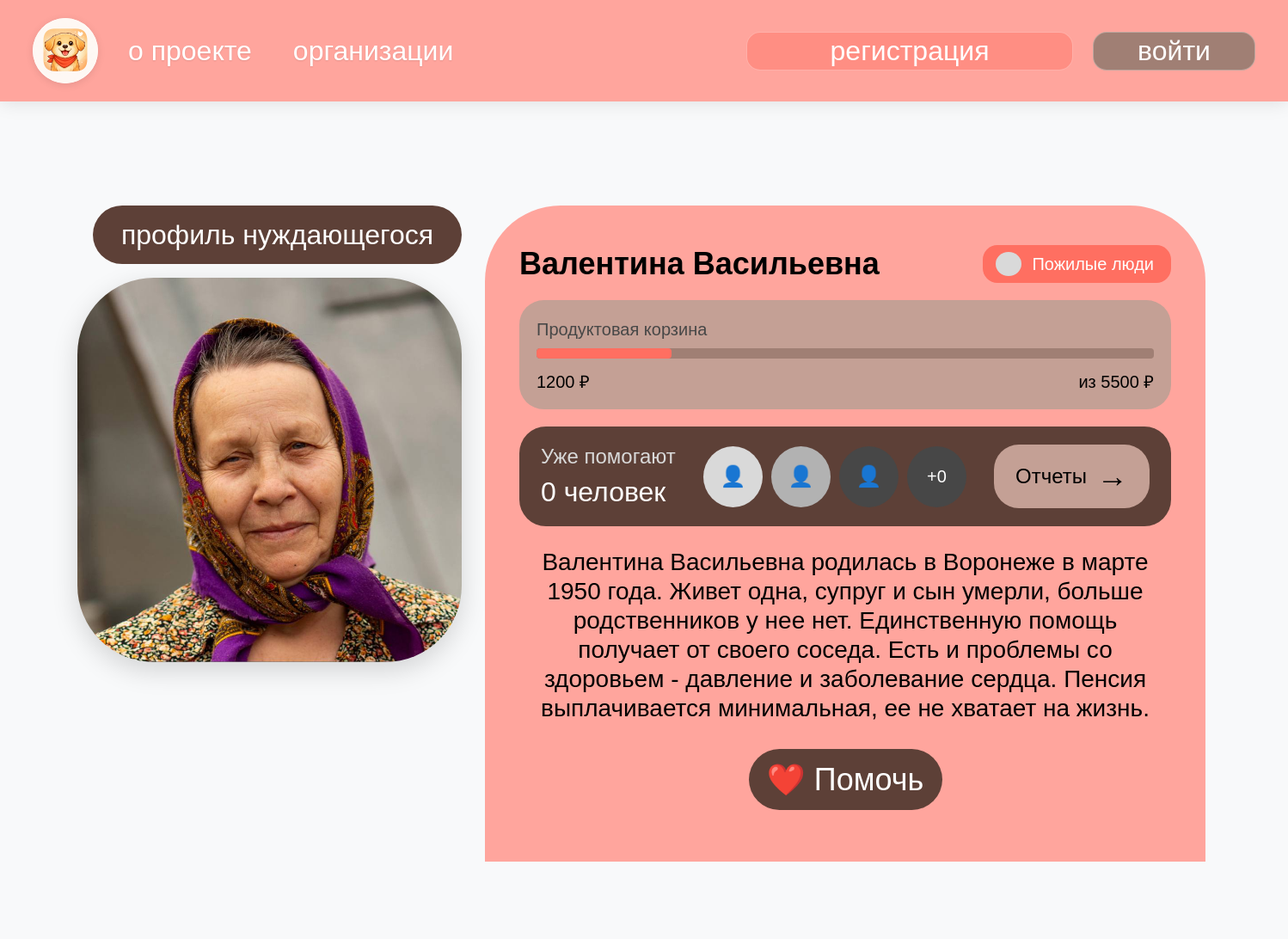
The page /needy/1 on the database as committed earlier.
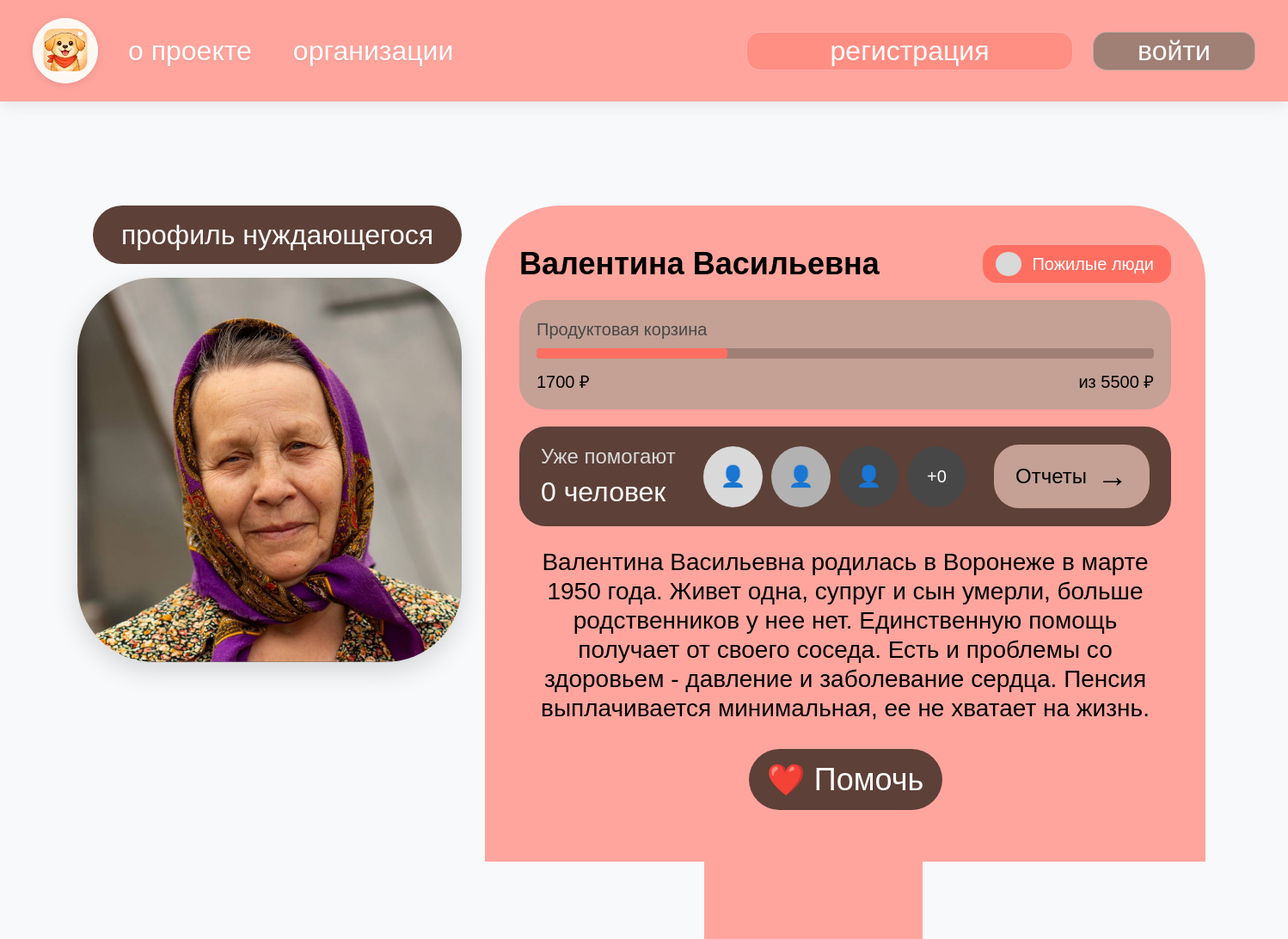
The same page on the database as committed later.
### tables this page shows
CREATE TABLE needies (id INTEGER PRIMARY KEY AUTOINCREMENT UNIQUE NOT NULL, name TEXT NOT NULL, tag TEXT NOT NULL, photo TEXT NOT NULL, description TEXT, address TEXT, funds_collected REAL DEFAULT 0 NOT NULL, help_info TEXT NOT NULL, lat TEXT, lng TEXT, created_by INTEGER REFERENCES users (id), created_at TEXT, is_active INTEGER DEFAULT (1), urgency_level INTEGER DEFAULT (2), status TEXT DEFAULT pending, organization_id INTEGER REFERENCES users (id), goal INTEGER, collection_status TEXT DEFAULT "active", completed_date TEXT, last_reset_date TEXT, reset_day INTEGER DEFAULT 1, report_created INTEGER DEFAULT 0, report_id INTEGER);

### app.py (the view)
@app.route('/needy/<int:id>')
def needy_profile(id):
    with sqlite3.connect(DB_NAME) as conn:
        c = conn.cursor()
        c.execute('''SELECT n.id, n.name, n.tag, n.photo, n.description, n.address,
                            n.funds_collected, n.lat, n.lng, n.help_info, n.goal,
                            n.urgency_level, n.collection_status, n.created_at, n.organization_id,
                            (SELECT COUNT(DISTINCT user_id) FROM donations WHERE needy_id = n.id) as helpers_count
                     FROM needies n
                     WHERE n.id = ?''', (id,))
        needy = c.fetchone()
        if not needy:
            flash('Нуждающийся не найден')
            return redirect(url_for('needies_list'))
    return render_template('needy_profile.html', needy=needy)

### templates/needy_profile.html (shortened to what this page needs)
{% extends "layout.html" %}
{% block content %}
<div class="needy-profile-page">
    <div class="profile-container">
        <div class="profile-title-block">
            <span>профиль нуждающегося</span>
        </div>
        <div class="needy-photo">
            {% if needy[3] %}
                <img src="/{{ needy[3] }}" alt="{{ needy[1] }}">
            {% else %}
                <img src="https://via.placeholder.com/447x447?text=Фото" alt="Нет фото">
            {% endif %}
        </div>
        <div class="info-main-block">
            <div class="name-and-tag">
                <div class="needy-name">{{ needy[1] }}</div>
                <div class="category-badge">
                    <div class="category-dot"></div>
                    <div class="category-text">
                        {% if needy[2] == 'пожилые' %}Пожилые люди
                        {% elif needy[2] == 'animals' %}Животные
                        {% elif needy[2] == 'children' %}Дети
                        {% elif needy[2] == 'disabled' %}Люди с ОВЗ
                        {% elif needy[2] == 'homeless' %}Бездомные
                        {% else %}{{ needy[2] }}
                        {% endif %}
                    </div>
                </div>
            </div>
            <div class="fundraising-block">
                <div class="fundraising-title">{{ needy[9] or 'Продуктовая корзина' }}</div>
                <div class="progress-container">
                    <div class="progress-bg">
                        <div class="progress-fill" id="progressFill" style="width: {{ ((needy[6] or 0) / (needy[10] or 1) * 100) if needy[10] else 0 }}%;"></div>
                    </div>
                </div>
                <div class="funds-stats">
                    <span>{{ "%.0f"|format(needy[6] or 0) }} ₽</span>
                    <span>из {{ "%.0f"|format(needy[10] or 0) }} ₽</span>
                </div>
            </div>
            <div class="helpers-block">
                <div class="helpers-info">
                    <h4>Уже помогают</h4>
                    <div class="helpers-count" id="helpersCount">{{ needy.helpers_count or 0 }} человек</div>
                </div>
                <div class="helpers-avatars" id="helpersAvatars">
                    <div class="avatar-circle">👤</div>
                    <div class="avatar-circle">👤</div>
                    <div class="avatar-circle">👤</div>
                    <div class="avatar-circle more">+{{ (needy.helpers_count or 0) - 3 if (needy.helpers_count or 0) > 3 else 0 }}</div>
                </div>
                <div class="reports-link" onclick="location.href='{{ url_for('needy_reports', needy_id=needy[0]) }}'">
                    <span>Отчеты</span>
                    <span class="arrow">→</span>
                </div>
            </div>
            <div class="description-block">
                <div class="description-text">
                    {{ needy[4] or 'Описание отсутствует' }}
                </div>
            </div>
            <div class="help-button">
    {% if needy[12] == 'completed' %}
        <button class="btn-help completed" disabled>
            <span>✅ Сбор завершен</span>
        </button>
    {% else %}
        <button class="btn-help" onclick="openPaymentModal()">
            <span>❤️ Помочь</span>
        </button>
    {% endif %}
</div>
        </div>
    </div>
</div>
{% endblock %}

Rows that differ between the two databases and show on the page:
changed needies "Валентина Васильевна": funds_collected "1200" → "1700"
